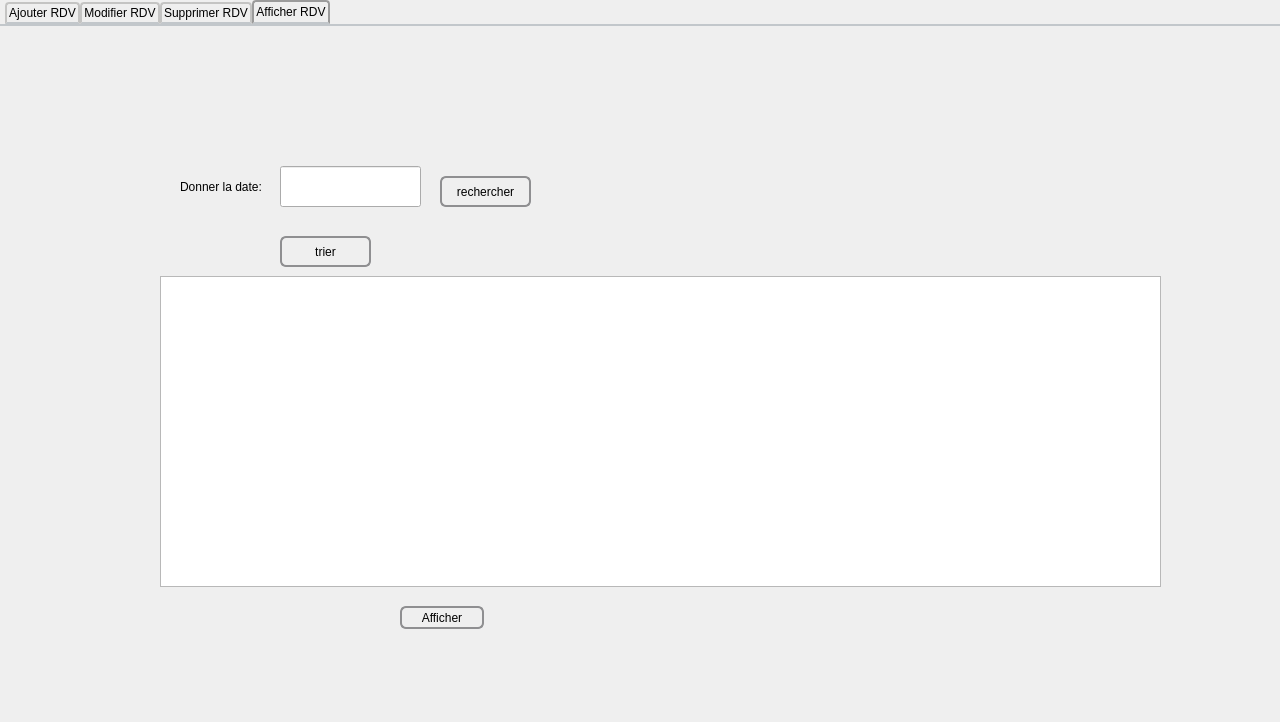
<?xml version="1.0" encoding="UTF-8"?>
<ui version="4.0">
 <class>RDV</class>
 <widget class="QDialog" name="RDV">
  <property name="geometry">
   <rect>
    <x>0</x>
    <y>0</y>
    <width>1280</width>
    <height>722</height>
   </rect>
  </property>
  <property name="minimumSize">
   <size>
    <width>1280</width>
    <height>722</height>
   </size>
  </property>
  <property name="maximumSize">
   <size>
    <width>1280</width>
    <height>722</height>
   </size>
  </property>
  <property name="baseSize">
   <size>
    <width>1280</width>
    <height>720</height>
   </size>
  </property>
  <property name="windowTitle">
   <string>MED++</string>
  </property>
  <widget class="QTabWidget" name="tabWidget">
   <property name="geometry">
    <rect>
     <x>0</x>
     <y>0</y>
     <width>1291</width>
     <height>721</height>
    </rect>
   </property>
   <property name="styleSheet">
    <string notr="true">QTabWidget::pane { /* The tab widget frame */
    border-top: 2px solid #C2C7CB;
}

QTabWidget::tab-bar {
    left: 5px; /* move to the right by 5px */
}

/* Style the tab using the tab sub-control. Note that
    it reads QTabBar _not_ QTabWidget */
QTabBar::tab {
    background: qlineargradient(x1: 0, y1: 0, x2: 0, y2: 1,
                                stop: 0 #E1E1E1, stop: 0.4 #DDDDDD,
                                stop: 0.5 #D8D8D8, stop: 1.0 #D3D3D3);
    border: 2px solid #C4C4C3;
    border-bottom-color: #C2C7CB; /* same as the pane color */
    border-top-left-radius: 4px;
    border-top-right-radius: 4px;
    min-width: 8ex;
    padding: 2px;
}

QTabBar::tab:selected, QTabBar::tab:hover {
    background: qlineargradient(x1: 0, y1: 0, x2: 0, y2: 1,
                                stop: 0 #fafafa, stop: 0.4 #f4f4f4,
                                stop: 0.5 #e7e7e7, stop: 1.0 #fafafa);
}

QTabBar::tab:selected {
    border-color: #9B9B9B;
    border-bottom-color: #C2C7CB; /* same as pane color */
}

QTabBar::tab:!selected {
    margin-top: 2px; /* make non-selected tabs look smaller */
}</string>
   </property>
   <property name="currentIndex">
    <number>3</number>
   </property>
   <widget class="QWidget" name="tab">
    <attribute name="title">
     <string>Ajouter RDV</string>
    </attribute>
    <widget class="QWidget" name="widget" native="true">
     <property name="geometry">
      <rect>
       <x>0</x>
       <y>0</y>
       <width>1281</width>
       <height>701</height>
      </rect>
     </property>
     <property name="styleSheet">
      <string notr="true">QWidget#widget{
	background-image: url(:/AjoutRDV.png);

}
</string>
     </property>
     <widget class="QWidget" name="widget_2" native="true">
      <property name="geometry">
       <rect>
        <x>1100</x>
        <y>410</y>
        <width>121</width>
        <height>41</height>
       </rect>
      </property>
     </widget>
     <widget class="QWidget" name="widget_3" native="true">
      <property name="geometry">
       <rect>
        <x>1150</x>
        <y>60</y>
        <width>111</width>
        <height>41</height>
       </rect>
      </property>
      <widget class="QPushButton" name="retour">
       <property name="geometry">
        <rect>
         <x>0</x>
         <y>0</y>
         <width>111</width>
         <height>41</height>
        </rect>
       </property>
       <property name="styleSheet">
        <string notr="true">QPushButton{
border-style:solid;

background-color:#AARRGGBB ;
color:#fff;
border-radius:7px;
}

</string>
       </property>
       <property name="text">
        <string/>
       </property>
      </widget>
     </widget>
     <widget class="QPushButton" name="save">
      <property name="geometry">
       <rect>
        <x>1100</x>
        <y>400</y>
        <width>121</width>
        <height>51</height>
       </rect>
      </property>
      <property name="styleSheet">
       <string notr="true">QPushButton{
border-style:solid;

background-color:#AARRGGBB ;
color:#fff;
border-radius:7px;
}
</string>
      </property>
      <property name="text">
       <string/>
      </property>
     </widget>
     <widget class="QLineEdit" name="lineEdit_date">
      <property name="geometry">
       <rect>
        <x>160</x>
        <y>400</y>
        <width>141</width>
        <height>31</height>
       </rect>
      </property>
      <property name="styleSheet">
       <string notr="true">QLineEdit {
padding: 1px;
border-style: solid;
border: 2px solid gray;
border-radius: 8px;
}</string>
      </property>
     </widget>
     <widget class="QLineEdit" name="lineEdit_etat">
      <property name="geometry">
       <rect>
        <x>160</x>
        <y>460</y>
        <width>141</width>
        <height>31</height>
       </rect>
      </property>
      <property name="styleSheet">
       <string notr="true">QLineEdit {
padding: 1px;
border-style: solid;
border: 2px solid gray;
border-radius: 8px;
}</string>
      </property>
     </widget>
     <widget class="QLineEdit" name="lineEdit_ref">
      <property name="geometry">
       <rect>
        <x>180</x>
        <y>350</y>
        <width>141</width>
        <height>31</height>
       </rect>
      </property>
      <property name="styleSheet">
       <string notr="true">QLineEdit {
padding: 1px;
border-style: solid;
border: 2px solid gray;
border-radius: 8px;
}</string>
      </property>
     </widget>
     <widget class="QLineEdit" name="lineEdit_id">
      <property name="geometry">
       <rect>
        <x>150</x>
        <y>290</y>
        <width>141</width>
        <height>31</height>
       </rect>
      </property>
      <property name="styleSheet">
       <string notr="true">QLineEdit {
padding: 1px;
border-style: solid;
border: 2px solid gray;
border-radius: 8px;
}</string>
      </property>
     </widget>
     <widget class="QPushButton" name="ajouter">
      <property name="geometry">
       <rect>
        <x>664</x>
        <y>572</y>
        <width>121</width>
        <height>51</height>
       </rect>
      </property>
      <property name="text">
       <string>Ajouter</string>
      </property>
     </widget>
    </widget>
   </widget>
   <widget class="QWidget" name="tab_2">
    <attribute name="title">
     <string>Modifier RDV</string>
    </attribute>
    <widget class="QWidget" name="widget_6" native="true">
     <property name="geometry">
      <rect>
       <x>0</x>
       <y>0</y>
       <width>1281</width>
       <height>711</height>
      </rect>
     </property>
     <property name="styleSheet">
      <string notr="true">QWidget#widget_6
{
	background-image: url(:/ModifierRDV.png);
}
</string>
     </property>
     <widget class="QPushButton" name="pushButton_2">
      <property name="geometry">
       <rect>
        <x>600</x>
        <y>170</y>
        <width>121</width>
        <height>41</height>
       </rect>
      </property>
      <property name="styleSheet">
       <string notr="true">QPushButton{
border-style:solid;

background-color:#AARRGGBB ;
color:#fff;
border-radius:7px;
}


</string>
      </property>
      <property name="text">
       <string/>
      </property>
     </widget>
     <widget class="QPushButton" name="retour_2">
      <property name="geometry">
       <rect>
        <x>1150</x>
        <y>60</y>
        <width>111</width>
        <height>41</height>
       </rect>
      </property>
      <property name="styleSheet">
       <string notr="true">QPushButton{
border-style:solid;

background-color:#AARRGGBB ;
color:#fff;
border-radius:7px;
}

</string>
      </property>
      <property name="text">
       <string/>
      </property>
     </widget>
     <widget class="QPushButton" name="pushButton_4">
      <property name="geometry">
       <rect>
        <x>540</x>
        <y>170</y>
        <width>31</width>
        <height>31</height>
       </rect>
      </property>
      <property name="styleSheet">
       <string notr="true">QPushButton{
border-style:solid;

background-color:#AARRGGBB ;
color:#fff;
border-radius:7px;
}

</string>
      </property>
      <property name="text">
       <string/>
      </property>
     </widget>
     <widget class="QPushButton" name="pushButton_5">
      <property name="geometry">
       <rect>
        <x>1100</x>
        <y>410</y>
        <width>121</width>
        <height>41</height>
       </rect>
      </property>
      <property name="styleSheet">
       <string notr="true">QPushButton{
border-style:solid;

background-color:#AARRGGBB ;
color:#fff;
border-radius:7px;
}


</string>
      </property>
      <property name="text">
       <string/>
      </property>
     </widget>
     <widget class="QPushButton" name="pushButton_7">
      <property name="geometry">
       <rect>
        <x>664</x>
        <y>572</y>
        <width>111</width>
        <height>51</height>
       </rect>
      </property>
      <property name="text">
       <string>Modifier</string>
      </property>
     </widget>
     <widget class="QLineEdit" name="lineEdit_id_3">
      <property name="geometry">
       <rect>
        <x>160</x>
        <y>290</y>
        <width>113</width>
        <height>20</height>
       </rect>
      </property>
      <property name="styleSheet">
       <string notr="true">QLineEdit {
padding: 1px;
border-style: solid;
border: 2px solid gray;
border-radius: 8px;
}</string>
      </property>
     </widget>
     <widget class="QLineEdit" name="lineEdit_ref_3">
      <property name="geometry">
       <rect>
        <x>180</x>
        <y>350</y>
        <width>113</width>
        <height>20</height>
       </rect>
      </property>
      <property name="styleSheet">
       <string notr="true">QLineEdit {
padding: 1px;
border-style: solid;
border: 2px solid gray;
border-radius: 8px;
}</string>
      </property>
     </widget>
     <widget class="QLineEdit" name="lineEdit_date_3">
      <property name="geometry">
       <rect>
        <x>190</x>
        <y>410</y>
        <width>113</width>
        <height>20</height>
       </rect>
      </property>
      <property name="styleSheet">
       <string notr="true">QLineEdit {
padding: 1px;
border-style: solid;
border: 2px solid gray;
border-radius: 8px;
}</string>
      </property>
     </widget>
     <widget class="QLineEdit" name="lineEdit_etat_3">
      <property name="geometry">
       <rect>
        <x>180</x>
        <y>460</y>
        <width>113</width>
        <height>20</height>
       </rect>
      </property>
      <property name="styleSheet">
       <string notr="true">QLineEdit {
padding: 1px;
border-style: solid;
border: 2px solid gray;
border-radius: 8px;
}</string>
      </property>
     </widget>
    </widget>
   </widget>
   <widget class="QWidget" name="tab_3">
    <attribute name="title">
     <string>Supprimer RDV</string>
    </attribute>
    <widget class="QWidget" name="widget_7" native="true">
     <property name="geometry">
      <rect>
       <x>0</x>
       <y>0</y>
       <width>1281</width>
       <height>691</height>
      </rect>
     </property>
     <property name="styleSheet">
      <string notr="true">QWidget#widget_7
{
	background-image: url(:/SuppRDV.png);
}
</string>
     </property>
     <widget class="QWidget" name="widget_8" native="true">
      <property name="geometry">
       <rect>
        <x>1150</x>
        <y>60</y>
        <width>111</width>
        <height>41</height>
       </rect>
      </property>
      <widget class="QPushButton" name="pushButton_3">
       <property name="geometry">
        <rect>
         <x>0</x>
         <y>0</y>
         <width>111</width>
         <height>41</height>
        </rect>
       </property>
       <property name="styleSheet">
        <string notr="true">QPushButton{
border-style:solid;

background-color:#AARRGGBB ;
color:#fff;
border-radius:7px;
}</string>
       </property>
       <property name="text">
        <string/>
       </property>
      </widget>
     </widget>
     <widget class="QWidget" name="widget_9" native="true">
      <property name="geometry">
       <rect>
        <x>1120</x>
        <y>650</y>
        <width>121</width>
        <height>41</height>
       </rect>
      </property>
      <widget class="QPushButton" name="Delete">
       <property name="geometry">
        <rect>
         <x>0</x>
         <y>0</y>
         <width>121</width>
         <height>41</height>
        </rect>
       </property>
       <property name="styleSheet">
        <string notr="true">QPushButton{
border-style:solid;

background-color:#AARRGGBB ;
color:#fff;
border-radius:7px;
}</string>
       </property>
       <property name="text">
        <string/>
       </property>
      </widget>
      <widget class="QPushButton" name="pushButton_8">
       <property name="geometry">
        <rect>
         <x>-10</x>
         <y>-20</y>
         <width>111</width>
         <height>51</height>
        </rect>
       </property>
       <property name="text">
        <string>Supprimer</string>
       </property>
      </widget>
     </widget>
     <widget class="QPushButton" name="pushButton_21">
      <property name="geometry">
       <rect>
        <x>780</x>
        <y>380</y>
        <width>81</width>
        <height>31</height>
       </rect>
      </property>
      <property name="text">
       <string>Supprimer</string>
      </property>
     </widget>
     <widget class="QLabel" name="label">
      <property name="geometry">
       <rect>
        <x>20</x>
        <y>510</y>
        <width>251</width>
        <height>41</height>
       </rect>
      </property>
      <property name="font">
       <font>
        <family>Imprint MT Shadow</family>
        <pointsize>12</pointsize>
       </font>
      </property>
      <property name="text">
       <string>Les raisons de suppression :</string>
      </property>
     </widget>
     <widget class="QTextEdit" name="textEdit">
      <property name="geometry">
       <rect>
        <x>290</x>
        <y>440</y>
        <width>401</width>
        <height>171</height>
       </rect>
      </property>
     </widget>
     <widget class="QPushButton" name="pushButton_10">
      <property name="geometry">
       <rect>
        <x>400</x>
        <y>630</y>
        <width>141</width>
        <height>23</height>
       </rect>
      </property>
      <property name="text">
       <string>Imprimer les datas</string>
      </property>
     </widget>
     <widget class="QComboBox" name="comboBox">
      <property name="geometry">
       <rect>
        <x>390</x>
        <y>370</y>
        <width>291</width>
        <height>22</height>
       </rect>
      </property>
      <property name="styleSheet">
       <string notr="true">border-width:2px;
border-style:solid;
border-color:darkblue;

border-radius: 3px;
padding: 1px 18px 1px 3px;
min-width: 6em;

background: qlineargradient(x1: 0, y1: 0, x2: 0, y2: 1,
                       stop: 0 #D3D3D3, stop: 0.4 #D8D8D8,
                       stop: 0.5 #DDDDDD, stop: 1.0 #E1E1E1);


padding-top: 3px;
padding-left: 4px;

subcontrol-origin: padding;
subcontrol-position: top right;
width: 15px;

border-left-width: 1px;
border-left-color: darkgray;
border-left-style: solid; 
border-top-right-radius: 3px; 
border-bottom-right-radius: 3px;

top: 1px;
left: 1px;

border: 2px solid darkgray;
selection-background-color: lightgray;

</string>
      </property>
     </widget>
    </widget>
   </widget>
   <widget class="QWidget" name="tab_4">
    <attribute name="title">
     <string>Afficher RDV</string>
    </attribute>
    <widget class="QWidget" name="widget_4" native="true">
     <property name="geometry">
      <rect>
       <x>0</x>
       <y>0</y>
       <width>1281</width>
       <height>731</height>
      </rect>
     </property>
     <property name="styleSheet">
      <string notr="true">QWidget#widget_4
{
 
	background-image: url(:/AffichRDV.png);
}</string>
     </property>
     <widget class="QTableView" name="tablerdv">
      <property name="geometry">
       <rect>
        <x>160</x>
        <y>250</y>
        <width>1001</width>
        <height>311</height>
       </rect>
      </property>
      <property name="styleSheet">
       <string notr="true">QTableView QTableCornerButton::section {
    background: red;
    border: 2px outset red;
}
QTableView {
    selection-background-color: qlineargradient(x1: 0, y1: 0, x2: 0.5, y2: 0.5,
                                stop: 0 #FF92BB, stop: 1 gray);
}
 QScrollBar:vertical {
     border: 2px solid grey;
     background: #32CC99;
     width: 15px;
     margin: 22px 0 22px 0;
 }
 QScrollBar::handle:vertical {
     background: white;
     min-height: 20px;
 }
 QScrollBar::add-line:vertical {
     border: 2px solid grey;
     background: #32CC99;
     height: 20px;
     subcontrol-position: bottom;
     subcontrol-origin: margin;
 }

 QScrollBar::sub-line:vertical {
     border: 2px solid grey;
     background: #32CC99;
     height: 20px;
     subcontrol-position: top;
     subcontrol-origin: margin;
 }
 QScrollBar::up-arrow:vertical, QScrollBar::down-arrow:vertical {
     border: 2px solid grey;
     width: 3px;
     height: 3px;
     background: white;
 }

 QScrollBar::add-page:vertical, QScrollBar::sub-page:vertical {
     background: none;
 }

</string>
      </property>
      <property name="textElideMode">
       <enum>Qt::ElideMiddle</enum>
      </property>
     </widget>
     <widget class="QWidget" name="widget_5" native="true">
      <property name="geometry">
       <rect>
        <x>1150</x>
        <y>60</y>
        <width>120</width>
        <height>41</height>
       </rect>
      </property>
      <widget class="QPushButton" name="pushButton">
       <property name="geometry">
        <rect>
         <x>0</x>
         <y>-10</y>
         <width>111</width>
         <height>41</height>
        </rect>
       </property>
       <property name="styleSheet">
        <string notr="true">QPushButton{
border-style:solid;

background-color:#AARRGGBB ;
color:#fff;
border-radius:7px;
}</string>
       </property>
       <property name="text">
        <string/>
       </property>
      </widget>
     </widget>
     <widget class="QPushButton" name="rechercher">
      <property name="geometry">
       <rect>
        <x>440</x>
        <y>150</y>
        <width>91</width>
        <height>31</height>
       </rect>
      </property>
      <property name="styleSheet">
       <string notr="true">QPushButton {
    border: 2px solid #8f8f91;
    border-radius: 6px;
    background-color: qlineargradient(x1: 0, y1: 0, x2: 0, y2: 1,
                                      stop: 0 #f6f7fa, stop: 1 #dadbde);
    min-width: 80px;
}
QPushButton:pressed {
    background-color: qlineargradient(x1: 0, y1: 0, x2: 0, y2: 1,
                                      stop: 0 #dadbde, stop: 1 #f6f7fa);
}

QPushButton:flat {
    border: none; /* no border for a flat push button */
}

QPushButton:default {
    border-color: navy; /* make the default button prominent */
}
QPushButton:open { /* when the button has its menu open */
    background-color: qlineargradient(x1: 0, y1: 0, x2: 0, y2: 1,
                                      stop: 0 #dadbde, stop: 1 #f6f7fa);
}

QPushButton::menu-indicator {
    image: url(menu_indicator.png);
    subcontrol-origin: padding;
    subcontrol-position: bottom right;
}

QPushButton::menu-indicator:pressed, QPushButton::menu-indicator:open {
    position: relative;
    top: 2px; left: 2px; /* shift the arrow by 2 px */
}</string>
      </property>
      <property name="text">
       <string>rechercher</string>
      </property>
     </widget>
     <widget class="QLabel" name="label_10">
      <property name="geometry">
       <rect>
        <x>180</x>
        <y>140</y>
        <width>161</width>
        <height>41</height>
       </rect>
      </property>
      <property name="text">
       <string>Donner la date:</string>
      </property>
     </widget>
     <widget class="QLineEdit" name="id_2">
      <property name="geometry">
       <rect>
        <x>280</x>
        <y>140</y>
        <width>141</width>
        <height>41</height>
       </rect>
      </property>
      <property name="styleSheet">
       <string notr="true"/>
      </property>
     </widget>
     <widget class="QPushButton" name="tablerdv_2">
      <property name="geometry">
       <rect>
        <x>280</x>
        <y>210</y>
        <width>91</width>
        <height>31</height>
       </rect>
      </property>
      <property name="styleSheet">
       <string notr="true">QPushButton {
    border: 2px solid #8f8f91;
    border-radius: 6px;
    background-color: qlineargradient(x1: 0, y1: 0, x2: 0, y2: 1,
                                      stop: 0 #f6f7fa, stop: 1 #dadbde);
    min-width: 80px;
}
QPushButton:pressed {
    background-color: qlineargradient(x1: 0, y1: 0, x2: 0, y2: 1,
                                      stop: 0 #dadbde, stop: 1 #f6f7fa);
}

QPushButton:flat {
    border: none; /* no border for a flat push button */
}

QPushButton:default {
    border-color: navy; /* make the default button prominent */
}
QPushButton:open { /* when the button has its menu open */
    background-color: qlineargradient(x1: 0, y1: 0, x2: 0, y2: 1,
                                      stop: 0 #dadbde, stop: 1 #f6f7fa);
}

QPushButton::menu-indicator {
    image: url(menu_indicator.png);
    subcontrol-origin: padding;
    subcontrol-position: bottom right;
}

QPushButton::menu-indicator:pressed, QPushButton::menu-indicator:open {
    position: relative;
    top: 2px; left: 2px; /* shift the arrow by 2 px */
}</string>
      </property>
      <property name="text">
       <string>trier</string>
      </property>
     </widget>
     <widget class="QPushButton" name="pushButton_9">
      <property name="geometry">
       <rect>
        <x>400</x>
        <y>580</y>
        <width>84</width>
        <height>23</height>
       </rect>
      </property>
      <property name="styleSheet">
       <string notr="true">QPushButton {
    border: 2px solid #8f8f91;
    border-radius: 6px;
    background-color: qlineargradient(x1: 0, y1: 0, x2: 0, y2: 1,
                                      stop: 0 #f6f7fa, stop: 1 #dadbde);
    min-width: 80px;
}
QPushButton:pressed {
    background-color: qlineargradient(x1: 0, y1: 0, x2: 0, y2: 1,
                                      stop: 0 #dadbde, stop: 1 #f6f7fa);
}

QPushButton:flat {
    border: none; /* no border for a flat push button */
}

QPushButton:default {
    border-color: navy; /* make the default button prominent */
}
QPushButton:open { /* when the button has its menu open */
    background-color: qlineargradient(x1: 0, y1: 0, x2: 0, y2: 1,
                                      stop: 0 #dadbde, stop: 1 #f6f7fa);
}

QPushButton::menu-indicator {
    image: url(menu_indicator.png);
    subcontrol-origin: padding;
    subcontrol-position: bottom right;
}

QPushButton::menu-indicator:pressed, QPushButton::menu-indicator:open {
    position: relative;
    top: 2px; left: 2px; /* shift the arrow by 2 px */
}</string>
      </property>
      <property name="text">
       <string>Afficher</string>
      </property>
     </widget>
    </widget>
   </widget>
  </widget>
 </widget>
 <resources/>
 <connections/>
</ui>
